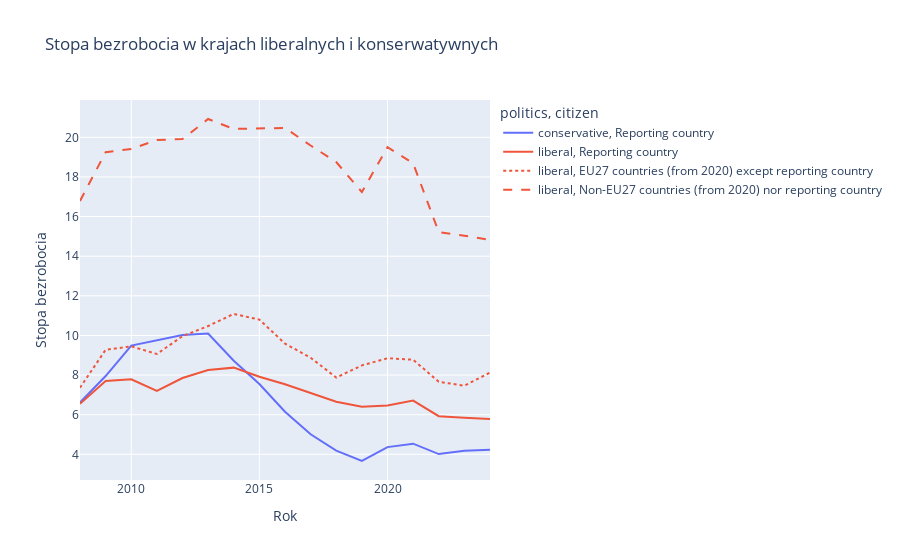

The code cell stored with this chart in its notebook:
### Code cell
df_unemp = data["unemployment"][["geo", "year", "politics", "citizen", "OBS_VALUE"]].dropna()
unemp_agg = df_unemp.groupby(["politics", "citizen", "year"])["OBS_VALUE"].mean().reset_index()

unemp_filter = unemp_agg[
    (unemp_agg["politics"] == "liberal") |
    ((unemp_agg["politics"] == "conservative") & (unemp_agg["citizen"] == "Reporting country"))
]

fig = px.line(
    unemp_filter, x="year", y="OBS_VALUE",
    color="politics", line_dash="citizen",
    title="Stopa bezrobocia w krajach liberalnych i konserwatywnych",
)
fig.update_layout(yaxis_title="Stopa bezrobocia", xaxis_title="Rok")
fig.show()

### Figure 1 — Plotly figure (JSON) as saved in the notebook; plotly's stock layout.template omitted (floating-point values rounded to 4 significant figures)
{"data": [{"hovertemplate": "politics=conservative<br>citizen=Reporting country<br>year=%{x}<br>OBS_VALUE=%{y}<extra></extra>", "legendgroup": "conservative, Reporting country", "line": {"color": "#636efa", "dash": "solid"}, "marker": {"symbol": "circle"}, "mode": "lines", "name": "conservative, Reporting country", "orientation": "v", "showlegend": true, "type": "scatter", "x": [2008, 2009, 2010, 2011, 2012, 2013, 2014, 2015, 2016, 2017, 2018, 2019, 2020, 2021, 2022, 2023, 2024], "xaxis": "x", "y": [6.612, 7.95, 9.488, 9.762, 10.03, 10.1, 8.725, 7.55, 6.15, 5.013, 4.188, 3.662, 4.362, 4.537, 4.013, 4.175, 4.225], "yaxis": "y"}, {"hovertemplate": "politics=liberal<br>citizen=Reporting country<br>year=%{x}<br>OBS_VALUE=%{y}<extra></extra>", "legendgroup": "liberal, Reporting country", "line": {"color": "#EF553B", "dash": "solid"}, "marker": {"symbol": "circle"}, "mode": "lines", "name": "liberal, Reporting country", "orientation": "v", "showlegend": true, "type": "scatter", "x": [2008, 2009, 2010, 2011, 2012, 2013, 2014, 2015, 2016, 2017, 2018, 2019, 2020, 2021, 2022, 2023, 2024], "xaxis": "x", "y": [6.55, 7.7, 7.787, 7.2, 7.85, 8.25, 8.375, 7.913, 7.537, 7.088, 6.65, 6.4, 6.463, 6.713, 5.925, 5.85, 5.787], "yaxis": "y"}, {"hovertemplate": "politics=liberal<br>citizen=EU27 countries (from 2020) except reporting country<br>year=%{x}<br>OBS_VALUE=%{y}<extra></extra>", "legendgroup": "liberal, EU27 countries (from 2020) except reporting country", "line": {"color": "#EF553B", "dash": "dot"}, "marker": {"symbol": "circle"}, "mode": "lines", "name": "liberal, EU27 countries (from 2020) except reporting country", "orientation": "v", "showlegend": true, "type": "scatter", "x": [2008, 2009, 2010, 2011, 2012, 2013, 2014, 2015, 2016, 2017, 2018, 2019, 2020, 2021, 2022, 2023, 2024], "xaxis": "x", "y": [7.362, 9.275, 9.45, 9.062, 9.963, 10.47, 11.09, 10.8, 9.588, 8.875, 7.875, 8.488, 8.85, 8.775, 7.662, 7.463, 8.125], "yaxis": "y"}, {"hovertemplate": "politics=liberal<br>citizen=Non-EU27 countries (from 2020) nor reporting country<br>year=%{x}<br>OBS_VALUE=%{y}<extra></extra>", "legendgroup": "liberal, Non-EU27 countries (from 2020) nor reporting country", "line": {"color": "#EF553B", "dash": "dash"}, "marker": {"symbol": "circle"}, "mode": "lines", "name": "liberal, Non-EU27 countries (from 2020) nor reporting country", "orientation": "v", "showlegend": true, "type": "scatter", "x": [2008, 2009, 2010, 2011, 2012, 2013, 2014, 2015, 2016, 2017, 2018, 2019, 2020, 2021, 2022, 2023, 2024], "xaxis": "x", "y": [16.79, 19.25, 19.41, 19.86, 19.91, 20.93, 20.43, 20.45, 20.48, 19.59, 18.75, 17.24, 19.5, 18.69, 15.21, 15.04, 14.82], "yaxis": "y"}], "layout": {"legend": {"title": {"text": "politics, citizen"}, "tracegroupgap": 0}, "title": {"text": "Stopa bezrobocia w krajach liberalnych i konserwatywnych"}, "xaxis": {"anchor": "y", "domain": [0, 1], "title": {"text": "Rok"}}, "yaxis": {"anchor": "x", "domain": [0, 1], "title": {"text": "Stopa bezrobocia"}}}}
